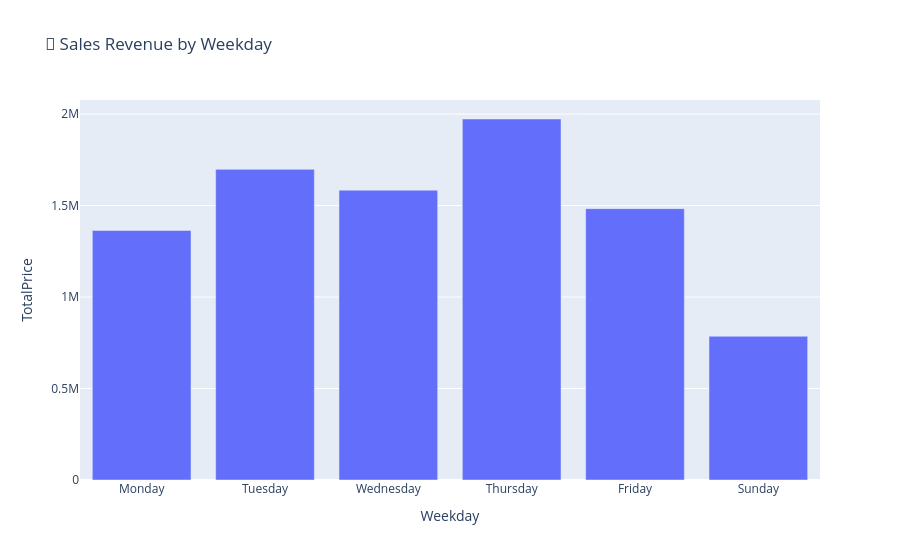
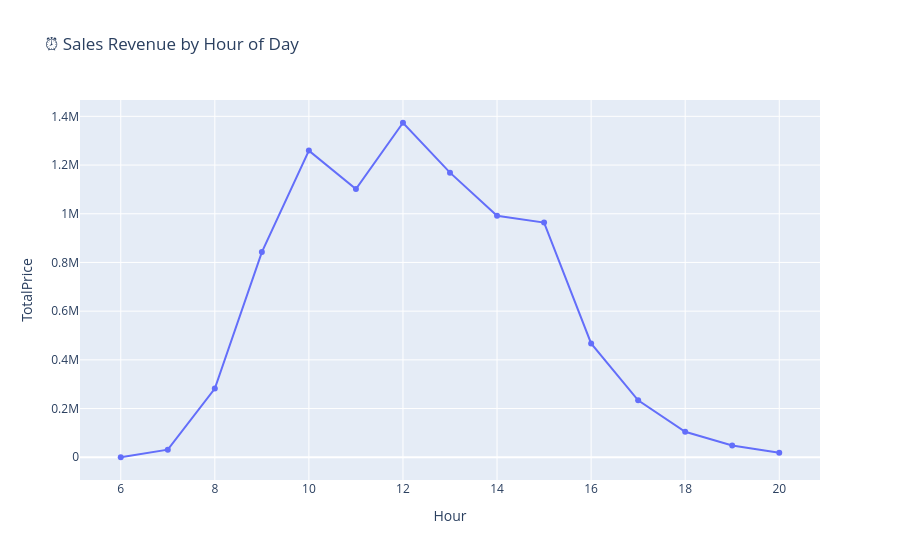

The code cell stored with these charts, in order, in its notebook:
### Markdown cell above
### Step 6: Revenue by Day of Week & Hour

### Code cell
days_order = ['Monday', 'Tuesday', 'Wednesday', 'Thursday', 'Friday', 'Sunday']
weekday_rev = df.groupby('Weekday')['TotalPrice'].sum().reindex(days_order).reset_index()
hour_rev = df.groupby('Hour')['TotalPrice'].sum().reset_index()

fig1 = px.bar(weekday_rev, x='Weekday', y='TotalPrice', title='📅 Sales Revenue by Weekday')
fig1.show()

fig2 = px.line(hour_rev, x='Hour', y='TotalPrice', markers=True, title='⏰ Sales Revenue by Hour of Day')
fig2.show()

### Figure 1 — Plotly figure (JSON) as saved in the notebook; plotly's stock layout.template omitted (floating-point values rounded to 4 significant figures)
{"data": [{"hovertemplate": "Weekday=%{x}<br>TotalPrice=%{y}<extra></extra>", "legendgroup": "", "marker": {"color": "#636efa", "pattern": {"shape": ""}}, "name": "", "orientation": "v", "showlegend": false, "textposition": "auto", "type": "bar", "x": ["Monday", "Tuesday", "Wednesday", "Thursday", "Friday", "Sunday"], "xaxis": "x", "y": [1364000.0, 1698000.0, 1584000.0, 1973000.0, 1483000.0, 785500.0], "yaxis": "y"}], "layout": {"barmode": "relative", "legend": {"tracegroupgap": 0}, "title": {"text": "📅 Sales Revenue by Weekday"}, "xaxis": {"anchor": "y", "domain": [0.0, 1.0], "title": {"text": "Weekday"}}, "yaxis": {"anchor": "x", "domain": [0.0, 1.0], "title": {"text": "TotalPrice"}}}}

### Figure 2 — Plotly figure (JSON) as saved in the notebook; plotly's stock layout.template omitted (floating-point values rounded to 4 significant figures)
{"data": [{"hovertemplate": "Hour=%{x}<br>TotalPrice=%{y}<extra></extra>", "legendgroup": "", "line": {"color": "#636efa", "dash": "solid"}, "marker": {"symbol": "circle"}, "mode": "lines+markers", "name": "", "orientation": "v", "showlegend": false, "type": "scatter", "x": [6, 7, 8, 9, 10, 11, 12, 13, 14, 15, 16, 17, 18, 19, 20], "xaxis": "x", "y": [4.25, 31060.0, 282000.0, 842400.0, 1259000.0, 1101000.0, 1374000.0, 1169000.0, 992000.0, 963600.0, 467400.0, 233800.0, 104700.0, 48570.0, 18830.0], "yaxis": "y"}], "layout": {"legend": {"tracegroupgap": 0}, "title": {"text": "⏰ Sales Revenue by Hour of Day"}, "xaxis": {"anchor": "y", "domain": [0.0, 1.0], "title": {"text": "Hour"}}, "yaxis": {"anchor": "x", "domain": [0.0, 1.0], "title": {"text": "TotalPrice"}}}}
